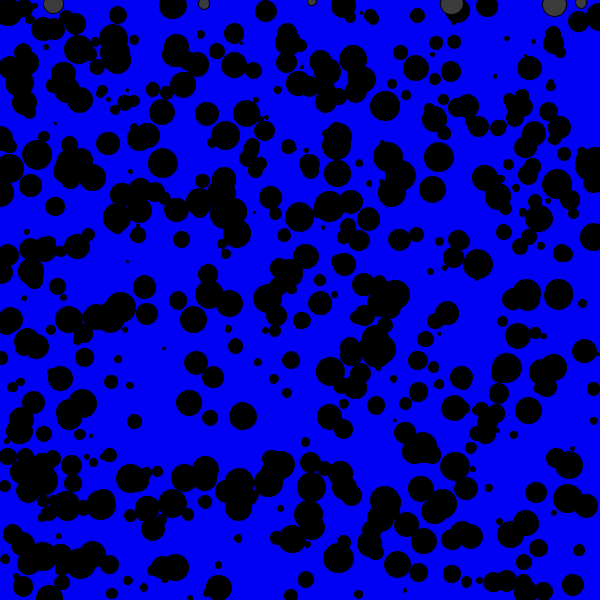
Frame 1 (no input)
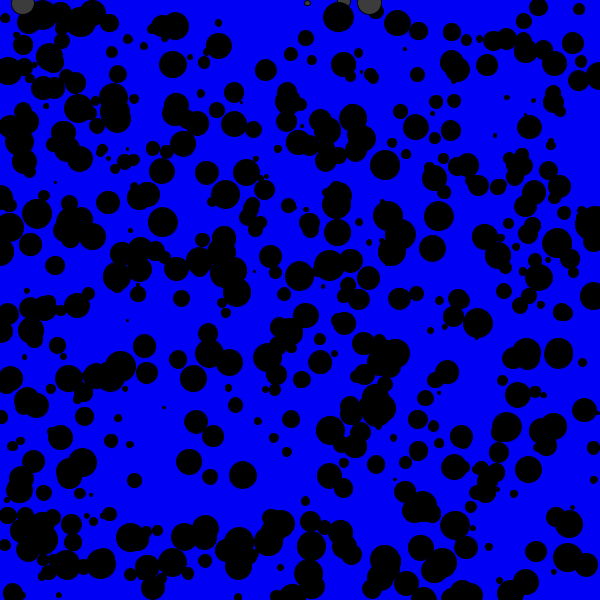
Frame 60 (the mouse pressed at the canvas centre just before this capture)
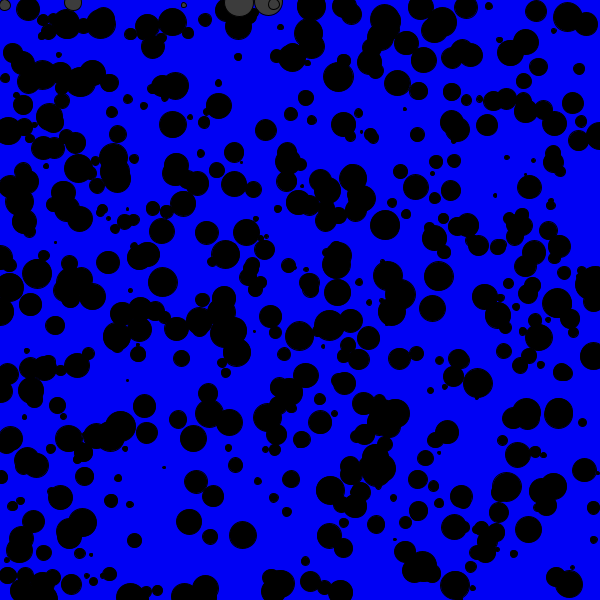
Frame 120 (the mouse held since frame 60 and released just before this capture)

The Processing sketch that drew these frames (run headless with seeded random() and noise(); from frame 60 on, the mouse is pressed at the canvas centre):

// Processing sketch: processing_138542
// ── processing_138542.pde

int nbolas =600;
float[] x = new float[nbolas];
float[] y = new float[nbolas];
float[] t = new float[nbolas];
void setup () {
  size (600, 600);
  for (int i = 0; i < nbolas; i++) {
    x[i] = random(width);
    y[i] = random(height);
    t[i] = random(2, 30);
  }
}
void draw() {
  background(500);
  for (int i = 0; i <nbolas ; i++) {
    y[i]++;
    if (y[i]>5) {
      fill(0);
    }
    else {
      fill(60);
    }
    ellipse(x[i], y[i], t[i], t[i]);
    if (y[i]>height) {
      y[i] = 0;
    }
  }
}
